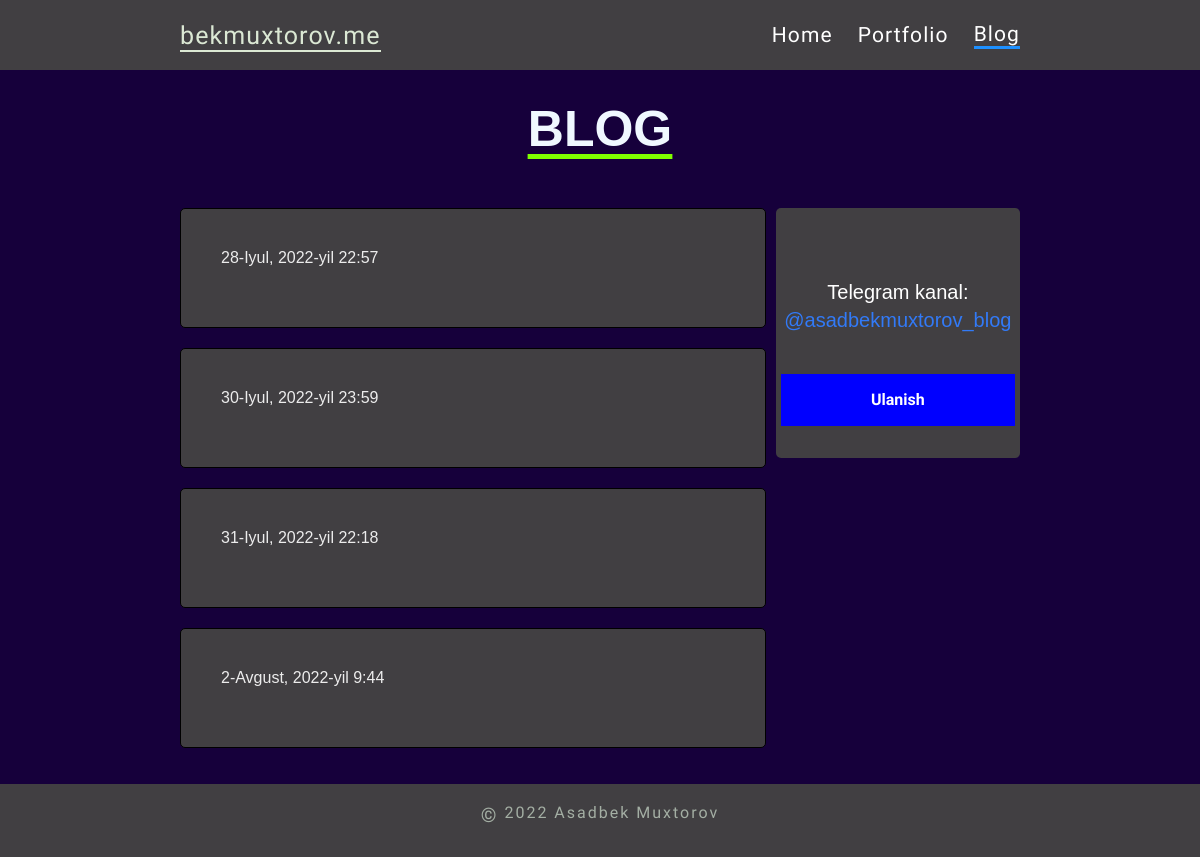
The page /uz/blog/ on the database as committed earlier.
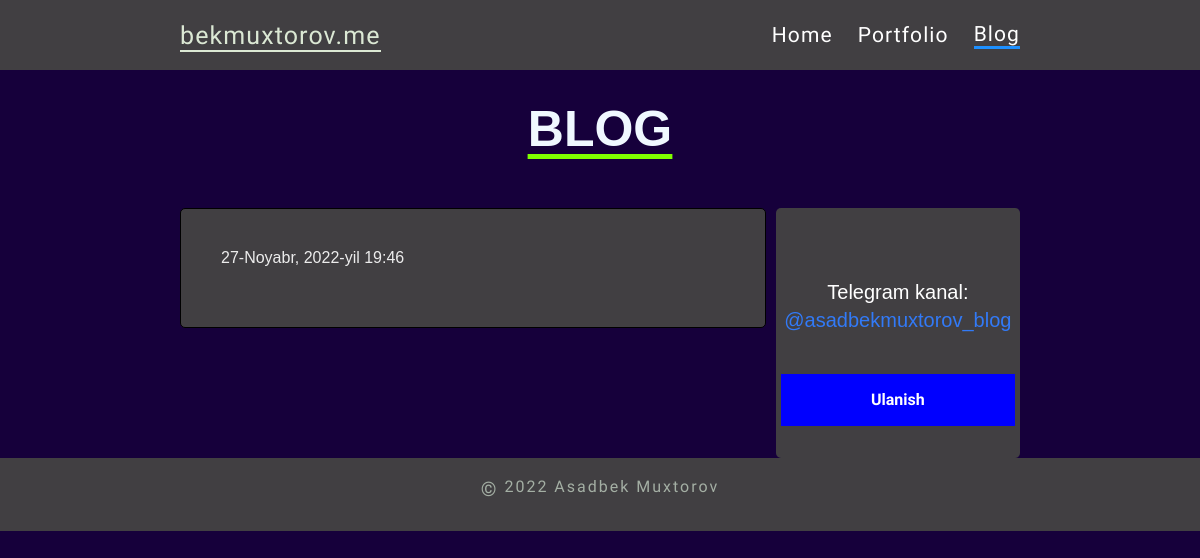
The same page on the database as committed later.
### blog/models.py (models this page shows, shortened)
class Blog(TranslatableModel):
    translations = TranslatedFields(
        title = models.CharField(max_length=200, verbose_name = "Maqola sarlavhasi"),
        body = RichTextField(verbose_name = 'Maqola matni:'),
    )
    date = models.DateTimeField(auto_now_add = True)
    image = models.ImageField(blank = True, verbose_name= "Rasm")
    blog_view = models.IntegerField(default=0)
    class Meta:
        verbose_name = 'Maqola'
        verbose_name_plural = 'Maqolalar'

### blog/views.py (the view)
# urls.py: path('', BlogListView.as_view(), name = "blog"),
class BlogListView(ListView):
    model = Blog
    template_name = 'blog_list.html'

### templates/blog_list.html (shortened to what this page needs)
{% extends 'base.html' %}
{% load static %}
{% load i18n %}
{% block link %}{% static 'css/blog.css' %}{% endblock link %}
    {% block content %}
    <div class="blog">
        <div class="container">
            <div class="section-title">
                <h1>
                    Blog
                </h1>
            </div>
            <div class="blog-area">
                <div class="fixed-data">
                    <p>
                        {% trans "Telegram kanal" %}: <a href="https://t.me/s/asadbekmuxtorov_blog">@asadbekmuxtorov_blog</a>
                    </p>
                    <a class="fixed-data--a" href="https://t.me/s/asadbekmuxtorov_blog">Ulanish</a>
                </div>
                <ul class="blog-items">
                    {% for blog in object_list %}
                    <li class="blog-item">
                        <a href=" {% url 'blog_detail' blog.pk %} ">
                            <div class="item-description">
                                <p class="item-date"> {{ blog.date }}</p>
                            </div>
                        </a>
                    </li>
                    {% endfor %}
                </ul>
            </div>
        </div>
    </div>
    {% endblock content %}

Rows that differ between the two databases and show on the page:
removed Blog: date "28-Iyul, 2022-yil 22:57"
removed Blog: date "30-Iyul, 2022-yil 23:59"
removed Blog: date "31-Iyul, 2022-yil 22:18"
removed Blog: date "2-Avgust, 2022-yil 9:44"
added Blog: date "27-Noyabr, 2022-yil 19:46"
